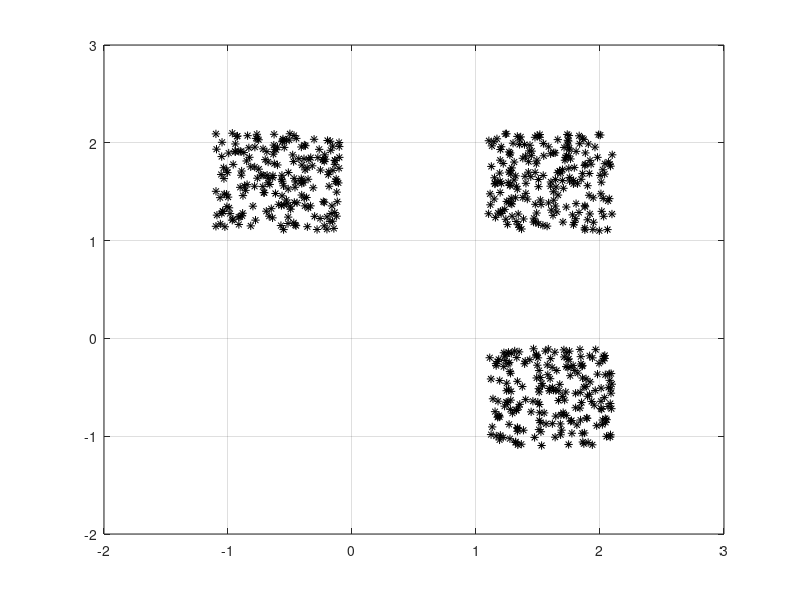

This chart was generated by the following MATLAB code: (Note: this script raises an error after producing the figure.)
close all, clear all, clc, format compact

% number of samples of each cluster
K = 200;
% offset of classes
q = 1.1;
% define 4 clusters of input data
P = [rand(1,K)-q rand(1,K)+q rand(1,K)+q;
     rand(1,K)+q rand(1,K)+q rand(1,K)-q];
% plot clusters
plot(P(1,:),P(2,:),'k*')
hold on
grid on
%%

% SOM parameters`
dimensions   = [10 10];
coverSteps   = 100;
initNeighbor = 4;
topologyFcn  = 'hextop';
distanceFcn  = 'linkdist';

% define net
net = selforgmap(dimensions,coverSteps,initNeighbor,topologyFcn,distanceFcn);
plotsomtop(net)

%%
% train
[net,Y] = train(net,P);

%%
% plot input data and SOM weight positions
plotsomtop(net)
plotsompos(net,P);
grid on

% plot SOM neighbor distances
plotsomnd(net)

% plot for each SOM neuron the number of input vectors that it classifies
figure
plotsomhits(net,P)